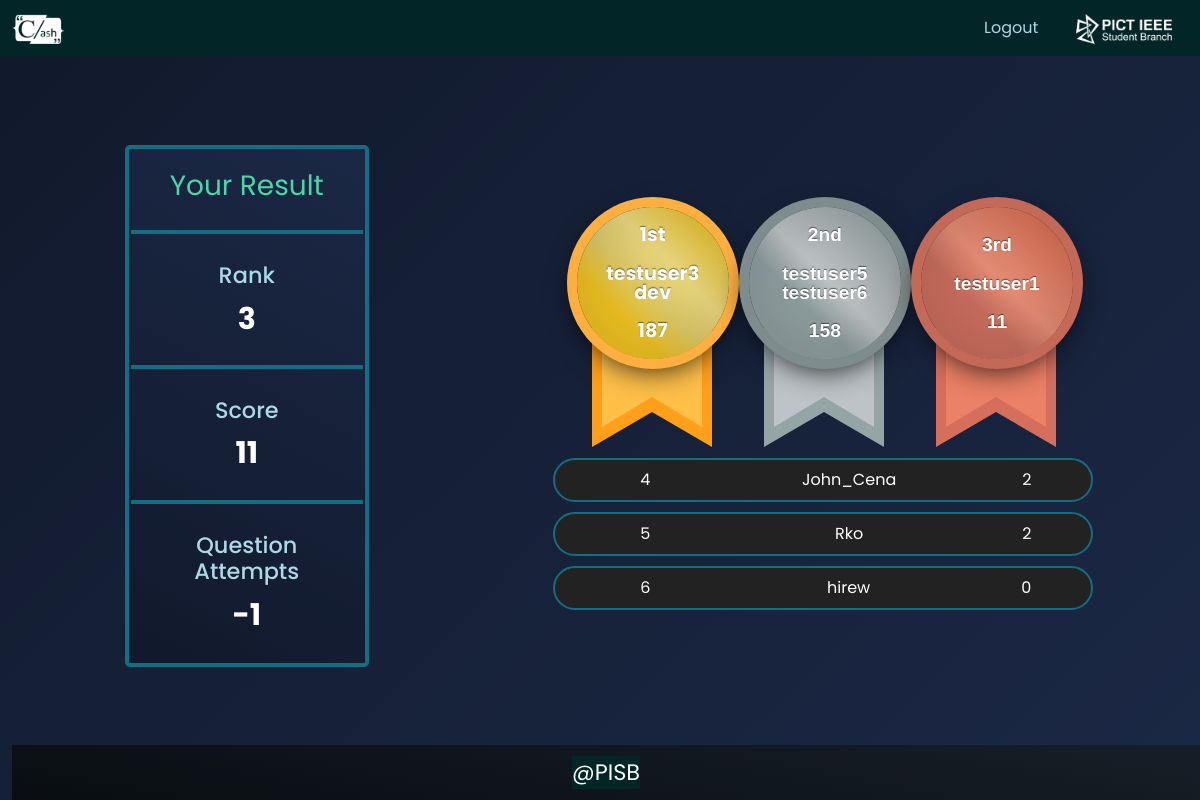
Screenshot of /result/ (signed in) with the database file from the repository.
### app1/models.py (models this page shows, shortened)
class Team(models.Model):
    user = models.ManyToManyField(User)
    team_score = models.IntegerField(default=0)
    team_attempted = models.IntegerField(default=0)
    teamTime =models.DateTimeField(blank=True, null=True)
    def __str__(self) -> str:
        return f"{self.id}"

### app1/views.py (the view)
# urls.py: path('result/', views.result, name='result'),
@login_required(login_url='login')
def result(request):
    currteam = Team.objects.get(user=request.user)
    teamResult = Team.objects.all().order_by('team_score').reverse()
    context ={}
    context["currteam"] = currteam
    context["first"] = teamResult[0]
    context["first_name"] = str()
    for x in teamResult[0].user.all() :
        context["first_name"] += (x.username + " ")
    context["second"] = teamResult[1]
    context["second_name"] = str()
    for w in teamResult[1].user.all() :
        context["second_name"] += (w.username + " ")
    context["third"] = teamResult[2]
    context["third_name"] = str()
    for v in teamResult[2].user.all() :
        context["third_name"] += (v.username + " ")
    context["teamResult"] = teamResult[3:6]
    cn = dict()
    for i in range(len(teamResult)) :
        for j in teamResult[i].user.all() :
            print('t:',teamResult[i],j.username)
            cn[j.username] = teamResult[i]
        if currteam == teamResult[i] :
            context["currteam_rank"] = i+1
    context['cn'] = cn
    print(cn)
    return render(request,"app1/result.html",context)

### app1/templates/app1/result.html (shortened to what this page needs)
<!DOCTYPE html>
{% load static %}
{% load tz %}
<html lang="en">
  <head>
    <link
      href="https://cdn.jsdelivr.net/npm/bootstrap@5.1.3/dist/css/bootstrap.min.css"
      rel="stylesheet"
    />
    <link rel="stylesheet" href="{% static 'css/Result.css' %}" />
    <link rel="stylesheet" href="{% static 'css/coding_color.css' %}" />
  </head>
    <body>
      <nav class="navbar navbar-expand-lg navbarr">
        <div class="container-fluid">
          <a class="navbar-brand navvi" href="#" style="padding: 0px"
            ><img src="{% static 'app1/images/clashwhite.png' %}" alt="Clash Logo" height="30px"/></a>
          <div
            class="collapse navbar-collapse stroke"
            id="navbarSupportedContent">
            <ul class="navbar-nav ms-auto mb-2 mb-lg-0">
              <li class="nav-item navvi">
                <a
                  class="nav-link navvi"
                  style="margin-left: 10px; margin-right: 10px; cursor: pointer;color:lightblue"
                  data-bs-toggle="modal"
                  data-bs-target="#LogoutModal"
                  >Logout</a
                >
              </li>
            </ul>
          </div>
          <a
          class="navbar-brand navvi pisblogo"
          href="https://pictieee.in/"
          style="padding: 0px; margin-left: 20px"
          ><img src="{% static 'app1/images/pisblogo.png' %}" alt="Clash Logo" height="30px"
          /></a>
        </div>
      </nav>
    <div class="cont">
      <div class="container-fluid" id="b" >
        <div class="row" id="info">
          <div class="col-md-3 user mid-align">
            <div class="row justify-content-around margin_side gx-1" id="main-content">
              <div class="col-md-10 box " id="content-box">
                <div class="row mt-2 pt-1 gx-1">
                  <div class="col fs-3 mt-1 down_bor2" id="headtag">Your Result</div>
                </div>
                <div class="row fs-4" id="onetri">
                  <div class="col-md-12 font_wt">
                    <h3 id="tri">Rank</h3>
                    {{currteam_rank}}</div>
                </div>
                <div class="row fs-4" id="onetri">
                  <div class="col-md-12 font_wt">
                    <h3 id="tri">Score</h3>
                    {{currteam.team_score}}</div>
                </div>
                <div class="row fs-4" id="onetri">
                  <div class="col-md-12 font_wt">
                    <h3 id="tri">Question <br>Attempts</h3>
                    {{currteam.team_attempted}}</div>
                </div>
            </div>
            </div>
        </div>
    </div>
    <div class="col-md-6 mid-align">
      <div class="row justify-content-around bottom">
                  <div class="row justify-content-center">
                    <div class="row justify-content-evenly align-items-center mt-3 mb-4" >
                      <div class="col-md-4">
                        <div id="the-ribbon" class="award-ribbonone">
                          <span class="award-ribbonone-text">1st<br/><br/>{{first_name}}<br/><br />{{first.team_score}} </span>
                        </div>
                      </div>
                      <div class="col-md-4">
                        <div id="the-ribbon" class="award-ribbontwo">
                          <span class="award-ribbontwo-text"
                            >2nd<br /><br />
                            {{second_name}} <br /><br /><td>{{second.team_score}} </td></span>
                        </div>
                      </div>
                      <div class="col-md-4">
                        <div class="col-md-4">
                          <div id="the-ribbon" class="award-ribbonthree">
                            <span class="award-ribbonthree-text"
                              >3rd <br /><br />
                              {{third_name}} <br /><br /><td>{{third.team_score}} </td></span>
                          </div>
                        </div>
                    </div>
                  </div>
                {% for t in teamResult %}
                  <div class="row justify-content-between py-2 mt-0" id="one">
                    <div class="col-2 mid-align" id="bor">{{ forloop.counter|add:3 }}</div>
                    {% for k,v in cn.items %}
                    {% if v == t %}
                      {{k}}
                    {% endif %}
                    {% endfor %}
                        <span class="mid-align"><td>{{t.team_score}} </td></span>
                      </div>
                {% endfor %}
      </div>
      </div>
    </div>
      <div class="footer" >
        <footer>
            <p class="footertext">@PISB</p>
        </footer>
    </div>
    </body>
  </html>

### app1/static/css/coding_color.css (style rules this page uses)
.navbar, footer { background: #022527; color: #ffffff; }
.stroke ul li a, .stroke ul li a:after, .stroke ul li a:before { transition: all 0.5s; color: white; }
.stroke ul li a { position: relative; }
.stroke ul li a:after { position: absolute; bottom: 0; left: 0; right: 0; margin: auto; width: 0%; content: "."; color: transparent; background: #aaa; height: 1px; }
.navvi { color: #eae1e1; }

### rows the page displays
Team: team_score "11", team_attempted "-1"
Team: team_score "187"
Team: team_score "158"
Team: username "John_Cena", team_score "2"
Team: username "Rko", team_score "2"
Team: username "hirew", team_score "0"

### other values shown
{{ currteam_rank }} "3"
{{ first_name }} "testuser3 dev"
{{ second_name }} "testuser5 testuser6"
{{ third_name }} "testuser1"
